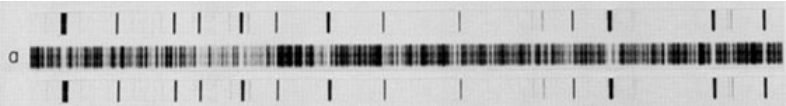
#> input picture project/test_case.png, 786 x 106 px
$ python Main.py   (Python 2 division)   (older library calls are emulated)
#> lines starting #> are read from the running program, lines starting #| are printed output that depends on the picture; after the words box and inside, x2 and y2 are one past the last pixel; in counts of white or black regions, pixels touching at a corner belong together
import numpy as np
import cv2
import math
import matplotlib.pyplot as plt

################################ FILTRAR PUNTOS ################################

errorPixels = 6
outputDirectory = "./output/"

def leftMost(cnt):
	return tuple(cnt[cnt[:,:,0].argmin()][0])

def rightMost(cnt):
	return tuple(cnt[cnt[:,:,0].argmax()][0])

def topMost(cnt):
	return tuple(cnt[cnt[:,:,1].argmin()][0])

def bottomMost(cnt):
	return tuple(cnt[cnt[:,:,1].argmax()][0])

def getLines(img):
	cnt = getContours(img)
	# cv2.drawContours(img, cnt, -1, (0,255,0), 2) # To draw all the contours in an image (-1)
	# cv2.drawContours(img, contours, 3, (0,255,0), 3) # To draw an individual contour, say 4th contour
	# cnt = contours[4] # But most of the time, below method will be useful
	# cv2.drawContours(img, [cnt], 0, (0,255,0), 3)
	processPoints(cnt, img)

def processPoints(cnt, img):
	filteredBottomMostPoints, botLine, bPoint1, bPoint2 = bottomPointsProcess(cnt, img)
	filteredTopMostPoints, topLine, tPoint1, tPoint2 = topPointsProcess(cnt, img)
	leftMostPoint = leftPointsProcess(cnt, img, filteredBottomMostPoints[0], filteredTopMostPoints[0])
	rightMostPoint = rightPointsProcess(cnt, img, filteredBottomMostPoints[len(filteredBottomMostPoints)-1], filteredTopMostPoints[len(filteredTopMostPoints)-1])

	[vx,vy,x,y] = topLine

	# Obteniendo la linea izquierda
	# X = (Y-Y0)* -(1/M)+ X0 recta inversa
	topX = int(((			 -leftMostPoint[1])*vy/-vx) + leftMostPoint[0])
	botX = int(((img.shape[0]-1-leftMostPoint[1])*vy/-vx) + leftMostPoint[0])
	lPoint1 = (botX, img.shape[0]-1)
	lPoint2 = (topX,0)

	# Obteniendo la linea derecha
	# X = (Y-Y0)* -(1/M)+ X0 recta inversa
	topX = int(((			 -rightMostPoint[1])*vy/-vx) + rightMostPoint[0])
	botX = int(((img.shape[0]-1-rightMostPoint[1])*vy/-vx) + rightMostPoint[0])
	rPoint1 = (botX, img.shape[0]-1)
	rPoint2 = (topX,0)

	inP1 = line_intersection(tPoint1, tPoint2, lPoint1, lPoint2) #TOP LEFT
	inP2 = line_intersection(bPoint1, bPoint2, lPoint1, lPoint2) #BOT LEFT
	inP3 = line_intersection(tPoint1, tPoint2, rPoint1, rPoint2) #TOP RIGHT
	inP4 = line_intersection(bPoint1, bPoint2, rPoint1, rPoint2) #BOT RIGHT

	##CALCULANDO LA IMAGEN TRANSFORMADA
	outP1 = inP1			   # TOP LEFT
	outP2 = [inP1[0], inP2[1]] # BOT LEFT
	outP3 = [inP3[0], inP1[1]] # TOP RIGHT

	dest = get_transformed_img(img, list(inP1), list(inP2), list(inP3), outP1, outP2, outP3)
	cnt = getContours(dest)
	generate_graph(dest, outP1[0], outP3[0], outP1[1], outP2[1], "graph_mid_pattern.png")

	minYFirstPattern = topPointsProcessFirstPattern(1, cnt, dest)
	maxYFirstPattern = botPointsProcessFirstPattern(outP1[1] ,cnt, dest)
	generate_graph(dest, outP1[0], outP3[0], minYFirstPattern, maxYFirstPattern, "gaph_top_pattern.png")

	minYSecondPattern = topPointsProcessSecondPattern(outP2[1] ,cnt, dest)
	maxYSecondPattern = botPointsProcessSecondPattern(outP2[1] ,cnt, dest)
	generate_graph(dest, outP1[0], outP3[0], minYSecondPattern, maxYSecondPattern, "gaph_bot_pattern.png")

	saveImage("transformed_image.png", dest) # save image
	# Finally draw the line in the original image
	cv2.line(img, bPoint1, bPoint2, 255, 1)
	cv2.line(img, tPoint1, tPoint2, 255, 1)
	cv2.line(img, lPoint1, lPoint2, 255, 1)
	cv2.line(img, rPoint1, rPoint2, 255, 1)

##### CODIGO DUPLICADO

def topPointsProcessFirstPattern(yCoordRef, cnt, img):
	tmpMinY = len(img)
	tmpMinX = 0
	for contour in cnt:
		xtmp, ytmp = topMostPoint = topMost(contour)
		if yCoordRef<ytmp and ytmp==min(tmpMinY, ytmp):
			tmpMinY = min(tmpMinY, ytmp)
			tmpMinX = xtmp
	cv2.circle(img, (tmpMinX, tmpMinY), 1, 250)
	return tmpMinY

def topPointsProcessSecondPattern(yCoordRef, cnt, img):
	tmpMinY = len(img)
	tmpMinX = 0
	for contour in cnt:
		xtmp, ytmp = botMostPoint = topMost(contour)
		if yCoordRef<ytmp and ytmp==min(tmpMinY, ytmp):
			tmpMinY = min(tmpMinY, ytmp)
			tmpMinX = xtmp
	# print tmpMinX, tmpMinY
	cv2.circle(img, (tmpMinX, tmpMinY), 1, 250)
	return tmpMinY

def botPointsProcessFirstPattern(yCoordRef, cnt, img):
	tmpMaxY = 0
	tmpMaxX = 0
	for contour in cnt:
		xtmp, ytmp = botMostPoint = bottomMost(contour)
		if yCoordRef>ytmp and ytmp==max(tmpMaxY, ytmp):
			tmpMaxY = max(tmpMaxY, ytmp)
			tmpMaxX = xtmp
	cv2.circle(img, (tmpMaxX, tmpMaxY), 1, 250)
	return tmpMaxY

def botPointsProcessSecondPattern(yCoordRef, cnt, img):
	tmpMinY = len(img)
	tmpMinX = 0
	for contour in cnt:
		xtmp, ytmp = botMostPoint = bottomMost(contour)
		if yCoordRef+errorPixels<ytmp and ytmp==min(tmpMinY, ytmp):
			tmpMinY = min(tmpMinY, ytmp)
			tmpMinX = xtmp
	cv2.circle(img, (tmpMinX, tmpMinY), 1, 250)
	return tmpMinY

def generate_graph(img, xStart, xEnd, yStart, yEnd, name):
	avgGreyScale = []
	for x in range(xStart,xEnd):
		avg = 0
		for y in range(yStart, yEnd-1):
			avg = avg + img[y][x]
		avg = avg/abs(yEnd-yStart)
		avgGreyScale.append(255-avg)
	# avgGreyScale = avgGreyScale[::-1]
	figurePlot = plt.figure()
	graphPlot = figurePlot.add_subplot(111)
	graphPlot.plot(avgGreyScale)
	figurePlot.savefig(outputDirectory+name)

def get_transformed_img(img, inP1, inP2, inP3, outP1, outP2, outP3):
	pts1 = np.float32([inP1,  inP2,  inP3])
	pts2 = np.float32([outP1, outP2, outP3])
	M = cv2.getAffineTransform(pts1,pts2)
	rows, cols = img.shape
	dest =  cv2.warpAffine(img,M,(cols,rows))
	return dest

#### Interseccion de Segmentos
def line_intersection(point1, point2, point3, point4):
    xdiff = (point1[0] - point2[0], point3[0] - point4[0])
    ydiff = (point1[1] - point2[1], point3[1] - point4[1]) #Typo was here

    def det(pA, pB):
        return pA[0] * pB[1] - pA[1] * pB[0]

    div = det(xdiff, ydiff)
    if div == 0:
       raise Exception('lines do not intersect')

    d = (det(point1, point2), det(point3, point4))
    x = det(d, xdiff) / div
    y = det(d, ydiff) / div
    return x, y


#### Filtrado de puntos para la transformacion
def rightPointsProcess(cnt, img, pointBot, pointTop):
	filteredRightMostPoints = []
	rightPointReturn = 0
	for contour in cnt[1:]:
		rightMostPoint = rightMost(contour)
		filteredRightMostPoints.append(rightMostPoint)

	filteredRightMostPoints = sorted(filteredRightMostPoints, key=lambda point: point[0], reverse=True)

	shortestDistanceTop = math.sqrt(math.pow(pointTop[0]-filteredRightMostPoints[0][0], 2)+math.pow(pointTop[1]-filteredRightMostPoints[0][1], 2))
	shortestDistanceBot = math.sqrt(math.pow(pointBot[0]-filteredRightMostPoints[0][0], 2)+math.pow(pointBot[1]-filteredRightMostPoints[0][1], 2))

	for pointEvaluated in filteredRightMostPoints[1:]:
		shortestDistanceTopTmp = math.sqrt(math.pow(pointTop[0]-pointEvaluated[0], 2)+math.pow(pointTop[1]-pointEvaluated[1], 2))
		shortestDistanceBotTmp = math.sqrt(math.pow(pointBot[0]-pointEvaluated[0], 2)+math.pow(pointBot[1]-pointEvaluated[1], 2))

		if shortestDistanceTopTmp<shortestDistanceTop and shortestDistanceBotTmp<shortestDistanceBot:
			shortestDistanceTop = shortestDistanceTopTmp
			shortestDistanceBot = shortestDistanceBotTmp
			rightPointReturn = pointEvaluated
		else:
			break
	# [6 lines of commented-out code are left out]

	return rightPointReturn

def leftPointsProcess(cnt, img, pointBot, pointTop):
	filteredLeftMostPoints = []
	for contour in cnt[1:]:
		leftMostPoint = leftMost(contour)
		filteredLeftMostPoints.append(leftMostPoint)

	filteredLeftMostPoints = sorted(filteredLeftMostPoints, key=lambda point: point[0])
	leftPointReturn = filteredLeftMostPoints[0]


	shortestDistanceTop = math.sqrt(math.pow(pointTop[0]-filteredLeftMostPoints[0][0], 2)+math.pow(pointTop[1]-filteredLeftMostPoints[0][1], 2))
	shortestDistanceBot = math.sqrt(math.pow(pointBot[0]-filteredLeftMostPoints[0][0], 2)+math.pow(pointBot[1]-filteredLeftMostPoints[0][1], 2))

	for pointEvaluated in filteredLeftMostPoints[1:]:
		shortestDistanceTopTmp = math.sqrt(math.pow(pointTop[0]-pointEvaluated[0], 2)+math.pow(pointTop[1]-pointEvaluated[1], 2))
		shortestDistanceBotTmp = math.sqrt(math.pow(pointBot[0]-pointEvaluated[0], 2)+math.pow(pointBot[1]-pointEvaluated[1], 2))

		if shortestDistanceTopTmp<shortestDistanceTop and shortestDistanceBotTmp<shortestDistanceBot:
			shortestDistanceTop = shortestDistanceTopTmp
			shortestDistanceBot = shortestDistanceBotTmp
			leftPointReturn = pointEvaluated
		else:
			break
	# [6 lines of commented-out code are left out]

	return leftPointReturn

def topPointsProcess(cnt, img):
	imageMiddle = len(img)/2
	filteredTopMostPoints = []
	tmpMinY = len(img)

	for contour in cnt[1:]:
		xtmp, ytmp = topMostPoint = topMost(contour)
		if ytmp<imageMiddle and (abs(ytmp) > abs(ytmp-imageMiddle)) :
			filteredTopMostPoints.append(topMostPoint)
			tmpMinY = min(tmpMinY, ytmp)

	filteredTopMostPoints = sorted(filteredTopMostPoints, key=lambda point: point[0])
	filteredTopMostPoints = [list(point) for point in filteredTopMostPoints if (abs(point[1]-tmpMinY)<abs(imageMiddle-point[1])) and abs(point[1]-tmpMinY)<errorPixels]

	[vx,vy,x,y] = cv2.fitLine(np.float32(filteredTopMostPoints),cv2.cv.CV_DIST_L12,0,0.01,0.01)
	# Now find two extreme points on the line to draw line

	lefty = int((-x*vy/vx) + y)
	righty = int(((img.shape[1]-x)*vy/vx)+y)

	# [14 lines of commented-out code are left out]

	return filteredTopMostPoints, [vx,vy,x,y], (img.shape[1]-1,righty), (0,lefty)

def bottomPointsProcess(cnt, img):
	imageMiddle = len(img)/2
	filteredBottomMostPoints = []
	bmpMaxY = 0

	for contour in cnt[1:]:
		xbmp, ybmp = bottomMostPoint = bottomMost(contour)
		if ybmp>imageMiddle and (len(img)-ybmp > ybmp-imageMiddle) :
			filteredBottomMostPoints.append(bottomMostPoint)
			bmpMaxY = max(bmpMaxY, ybmp)

	filteredBottomMostPoints = [list(point) for point in filteredBottomMostPoints if (abs(point[1]-bmpMaxY)<abs(imageMiddle-point[1])) and abs(point[1]-bmpMaxY)<errorPixels]
	filteredBottomMostPoints = sorted(filteredBottomMostPoints, key=lambda point: point[0])

	[vx,vy,x,y] = cv2.fitLine(np.float32(filteredBottomMostPoints),cv2.cv.CV_DIST_L12,0,0.01,0.01)
	# Now find two extreme points on the line to draw line
	lefty = int((-x*vy/vx) + y)
	righty = int(((img.shape[1]-x)*vy/vx)+y)

	# [7 lines of commented-out code are left out]

	return filteredBottomMostPoints, [vx,vy,x,y], (img.shape[1]-1,righty), (0,lefty)

#########################


def getContours(img):
	# imgGray = cv2.cvtColor(img, cv2.COLOR_RGB2GRAY)
	# ret, thresh = cv2.threshold(imgGray, 127, 255, cv2.THRESH_BINARY)
	ret, thresh = cv2.threshold(img, 127, 255, cv2.THRESH_BINARY)
	saveImage('black_and_white_image.png', thresh)
	contours, hierarchy = cv2.findContours(thresh, cv2.RETR_LIST, cv2.CHAIN_APPROX_NONE)
	return contours

def saveImage(name, img):
	cv2.imwrite(outputDirectory+name, img)
	# print "Saved %s at %s" % (name, outputDirectory+name)

################################     MAIN     ################################


img = cv2.imread("test_case.png", cv2.CV_LOAD_IMAGE_GRAYSCALE) # open image in grayscale format
#> img is the input picture: shape (106, 786); min 0, max 255, mean 188.5

# img = cv2.imread('samples/Imagen_E5356.tif',-1)

getLines(img)
#> in getContours, `ret, thresh = cv2.threshold(img, 127, 255, cv2.THRESH_BINARY)`:
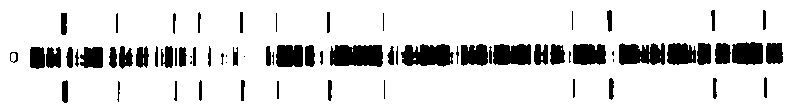
#> thresh: shape (106, 786); 85.5% white; 71 black regions (14 under 20 px)
#> in getContours, `contours, hierarchy = cv2.findContours(thresh, cv2.RETR_LIST, cv2.CHAI..`: contours = 85 contours, 20 with area under 20; largest, box (x1, y1, x2, y2) and area: (0, 0, 786, 106) 82425, (329, 44, 384, 68) 1122, (400, 43, 455, 68) 1018, (618, 42, 666, 66) 919, (492, 43, 532, 66) 788
#> in getLines, `cnt = getContours(img)`: cnt has the same summary as contours in getContours
#> in bottomPointsProcess, `imageMiddle = len(img)/2`: imageMiddle = 53
#> the loop in bottomPointsProcess, `for contour in cnt[1:]:` made 84 passes
#> (contour, xbmp, ybmp, bmpMaxY) on passes 12, 15, 20, 22, 24: ([[225, 62], [226, 61], [227, 62], [226, 63]], 226, 63, 63), ([[125, 60], [125, 61]], 125, 61, 64), ([[640, 57], [640, 58]], 640, 58, 64), ([[660, 56], [660, 57]], 660, 57, 64), ([[243, 56], [244, 55], [245, 56], [244, 57]], 244, 57, 64)
#> (xbmp, ybmp, bmpMaxY) on passes 13, 14, 16, 17, 18, 19: (191, 64, 64), (12, 62, 64), (613, 62, 64), (413, 59, 64), (333, 58, 64), (143, 62, 64)
#> after the loop in bottomPointsProcess, `for contour in cnt[1:]:`: filteredBottomMostPoints = 58 pairs, first value 12 to 779, second value 56 to 69
#> in bottomPointsProcess, `filteredBottomMostPoints = [list(point) for point in filteredBottomMos..`: filteredBottomMostPoints = 39 pairs, first value 38 to 779, second value 64 to 69
#> in bottomPointsProcess, `[vx,vy,x,y] = cv2.fitLine(np.float32(filteredBottomMostPoints),cv2.cv...`: vx = [1]; vy = [-0.00504]; x = [354.3]; y = [66.14]
#> in bottomPointsProcess, `lefty = int((-x*vy/vx) + y)`: lefty = 67
#> in bottomPointsProcess, `righty = int(((img.shape[1]-x)*vy/vx)+y)`: righty = 63
#> in processPoints, `filteredBottomMostPoints, botLine, bPoint1, bPoint2 = bottomPointsProc..`: botLine = [[1], [-0.00504], [354.3], [66.14]]; bPoint1 = (785, 63); bPoint2 = (0, 67)
#> in topPointsProcess, `tmpMinY = len(img)`: tmpMinY = 106
#> the loop in topPointsProcess, `for contour in cnt[1:]:` made 84 passes
#> (contour, xtmp, ytmp, tmpMinY) on passes 35, 37: ([[352, 49], [352, 50], [352, 51], [352, 50]], 352, 49, 49), ([[561, 48], [561, 49]], 561, 48, 48)
#> (xtmp, ytmp, tmpMinY) on passes 29 to 34: (222, 52, 52), (273, 51, 51), (11, 51, 51), (613, 50, 50), (569, 50, 50), (321, 50, 50)
#> after the loop in topPointsProcess, `for contour in cnt[1:]:`: filteredTopMostPoints = 43 pairs, first value 11 to 767, second value 41 to 52
#> in topPointsProcess, `filteredTopMostPoints = [list(point) for point in filteredTopMostPoint..`: filteredTopMostPoints = 33 pairs, first value 31 to 767, second value 41 to 46
#> in topPointsProcess, `[vx,vy,x,y] = cv2.fitLine(np.float32(filteredTopMostPoints),cv2.cv.CV_..`: vx = [1]; vy = [-0.00609]; x = [329.4]; y = [44.3]
#> in topPointsProcess, `lefty = int((-x*vy/vx) + y)`: lefty = 46
#> in topPointsProcess, `righty = int(((img.shape[1]-x)*vy/vx)+y)`: righty = 41
#> in processPoints, `filteredTopMostPoints, topLine, tPoint1, tPoint2 = topPointsProcess(cn..`: topLine = [[1], [-0.00609], [329.4], [44.3]]; tPoint1 = (785, 41); tPoint2 = (0, 46)
#> the loop in leftPointsProcess, `for contour in cnt[1:]:` made 84 passes
#> leftMostPoint on passes 1, 2, 3, 4, 5, 6, 7, 8, 9, 10, 11, 13: (173, 99), (116, 99), (383, 80), (327, 80), (240, 80), (198, 99), (61, 100), (572, 79), (712, 78), (608, 98), (763, 96), (189, 63)
#> contour on passes 12, 15, 20, 22, 24, 35: [[225, 62], [226, 61], [227, 62], [226, 63]], [[125, 60], [125, 61]], [[640, 57], [640, 58]], [[660, 56], [660, 57]], [[243, 56], [244, 55], [245, 56], [244, 57]], [[352, 49], [352, 50], [352, 51], [352, 50]]
#> after the loop in leftPointsProcess, `for contour in cnt[1:]:`: filteredLeftMostPoints = 84 pairs, first value 0 to 765, second value 0 to 100
#> in leftPointsProcess, `leftPointReturn = filteredLeftMostPoints[0]`: leftPointReturn = (0, 0)
#> in leftPointsProcess, `shortestDistanceTop = math.sqrt(math.pow(pointTop[0]-filteredLeftMostP..`: shortestDistanceTop = 55.47
#> in leftPointsProcess, `shortestDistanceBot = math.sqrt(math.pow(pointBot[0]-filteredLeftMostP..`: shortestDistanceBot = 78.77
#> the loop in leftPointsProcess, `for pointEvaluated in filteredLeftMostPoints[1:]:` made 4 passes
#> (shortestDistanceTopTmp, shortestDistanceBotTmp, shortestDistanceTop, shortestDistanceBot, leftPointReturn) on passes 1 to 3: (26.08, 30.36, 26.08, 30.36, (9, 60)), (25.81, 29.12, 25.81, 29.12, (10, 61)), (20.1, 9.49, 20.1, 9.49, (29, 66))
#> (pointEvaluated, shortestDistanceTopTmp, shortestDistanceBotTmp) on pass 4: ((45, 65), 23.6, 8.06)
#> after the loop in leftPointsProcess, `for pointEvaluated in filteredLeftMostPoints[1:]:`: shortestDistanceBot = 9.49; shortestDistanceTop = 20.1
#> in processPoints, `leftMostPoint = leftPointsProcess(cnt, img, filteredBottomMostPoints[0..`: leftMostPoint = (29, 66)
#> the loop in rightPointsProcess, `for contour in cnt[1:]:` made 84 passes
#> rightMostPoint on passes 1, 2, 3, 4, 5, 6, 7, 8, 9, 10, 11, 13: (177, 81), (120, 82), (385, 80), (332, 81), (245, 81), (202, 81), (68, 81), (575, 79), (717, 79), (614, 81), (767, 78), (192, 61)
#> after the loop in rightPointsProcess, `for contour in cnt[1:]:`: filteredRightMostPoints = 84 pairs, first value 13 to 785, second value 10 to 105
#> in rightPointsProcess, `shortestDistanceTop = math.sqrt(math.pow(pointTop[0]-filteredRightMost..`: shortestDistanceTop = 65.52
#> in rightPointsProcess, `shortestDistanceBot = math.sqrt(math.pow(pointBot[0]-filteredRightMost..`: shortestDistanceBot = 41.44
#> the loop in rightPointsProcess, `for pointEvaluated in filteredRightMostPoints[1:]:` made 2 passes
#> (shortestDistanceTopTmp, shortestDistanceBotTmp, shortestDistanceTop, shortestDistanceBot, rightPointReturn) on pass 1: (18.87, 12.65, 18.87, 12.65, (783, 52))
#> (pointEvaluated, shortestDistanceTopTmp, shortestDistanceBotTmp) on pass 2: ((767, 78), 36, 18.44)
#> after the loop in rightPointsProcess, `for pointEvaluated in filteredRightMostPoints[1:]:`: shortestDistanceBot = 12.65; shortestDistanceTop = 18.87
#> in processPoints, `rightMostPoint = rightPointsProcess(cnt, img, filteredBottomMostPoints..`: rightMostPoint = (783, 52)
#> in processPoints, `[vx,vy,x,y] = topLine`: vx = [1]; vy = [-0.00609]; x = [329.4]; y = [44.3]
#> in processPoints, `topX = int(((			 -leftMostPoint[1])*vy/-vx) + leftMostPoint[0])`: topX = 28
#> in processPoints, `botX = int(((img.shape[0]-1-leftMostPoint[1])*vy/-vx) + leftMostPoint[..`: botX = 29
#> in processPoints, `lPoint1 = (botX, img.shape[0]-1)`: lPoint1 = (29, 105)
#> in processPoints, `lPoint2 = (topX,0)`: lPoint2 = (28, 0)
#> in processPoints, `topX = int(((			 -rightMostPoint[1])*vy/-vx) + rightMostPoint[0])`: topX = 782
#> in processPoints, `botX = int(((img.shape[0]-1-rightMostPoint[1])*vy/-vx) + rightMostPoin..`: botX = 783
#> in processPoints, `rPoint1 = (botX, img.shape[0]-1)`: rPoint1 = (783, 105)
#> in get_transformed_img, `dest =  cv2.warpAffine(img,M,(cols,rows))`:
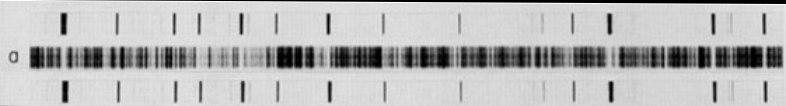
#> dest: shape (106, 786); min 0, max 255, mean 184.6
#> in getContours (call 2), `ret, thresh = cv2.threshold(img, 127, 255, cv2.THRESH_BINARY)`:
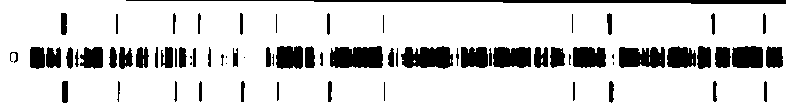
#> thresh: shape (106, 786); 83.7% white; 72 black regions (14 under 20 px), largest, box (x1, y1, x2, y2) and area: (126, 0, 786, 4) 1510, (330, 46, 383, 68) 1041, (401, 46, 453, 69) 927
#> in generate_graph, `figurePlot.savefig(outputDirectory+name)`:
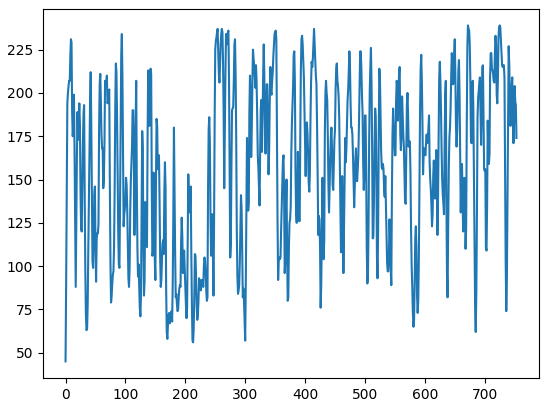
#> figure drawn by matplotlib, 1 panel; curve peaks at x = 672, y = 239
#> the loop in topPointsProcessFirstPattern, `for contour in cnt:` made 84 passes
#> contour on passes 13, 17, 18, 19, 20, 21, 27, 36: [[225, 63], [226, 62], [227, 63], [226, 64]], [[660, 60]], [[640, 60], [640, 61]], [[414, 60], [413, 61], [414, 62], [415, 61]], [[333, 60]], [[125, 60], [125, 61], [125, 62], [125, 61]], [[243, 57], [244, 56], [245, 57], [244, 58]], [[561, 51]]
#> in topPointsProcessFirstPattern, `cv2.circle(img, (tmpMinX, tmpMinY), 1, 250)`: img: shape (106, 786); under 0.01% of pixels changed, all inside (x1, y1, x2, y2) = (60, 11, 63, 14)
#> the loop in botPointsProcessFirstPattern, `for contour in cnt:` made 84 passes
#> in botPointsProcessFirstPattern, `cv2.circle(img, (tmpMaxX, tmpMaxY), 1, 250)`: img: shape (106, 786); min 0, max 255, mean 184.6
#> call 2 of generate_graph, with xStart = 28, xEnd = 782, yStart = 12, yEnd = 35, name = 'gaph_top_pattern.png'
#> in generate_graph (call 2), `figurePlot.savefig(outputDirectory+name)`:
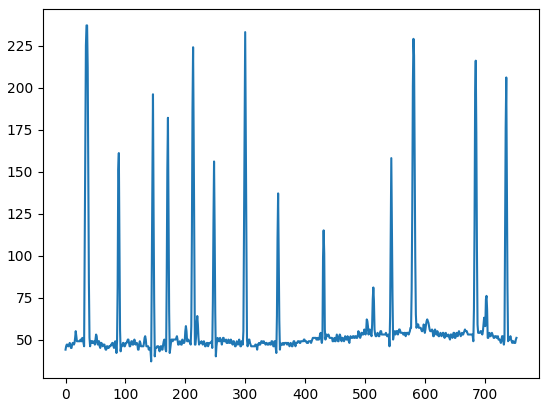
#> figure drawn by matplotlib, 1 panel; curve peaks at x = 35, y = 237
#> the loop in topPointsProcessSecondPattern, `for contour in cnt:` made 84 passes
#> in topPointsProcessSecondPattern, `cv2.circle(img, (tmpMinX, tmpMinY), 1, 250)`: img: shape (106, 786); min 0, max 255, mean 184.6
#> the loop in botPointsProcessSecondPattern, `for contour in cnt:` made 84 passes
#> in botPointsProcessSecondPattern, `cv2.circle(img, (tmpMinX, tmpMinY), 1, 250)`: img: shape (106, 786); min 0, max 255, mean 184.6
#> call 3 of generate_graph, with xStart = 28, xEnd = 782, yStart = 80, yEnd = 101, name = 'gaph_bot_pattern.png'
#> in generate_graph (call 3), `figurePlot.savefig(outputDirectory+name)`:
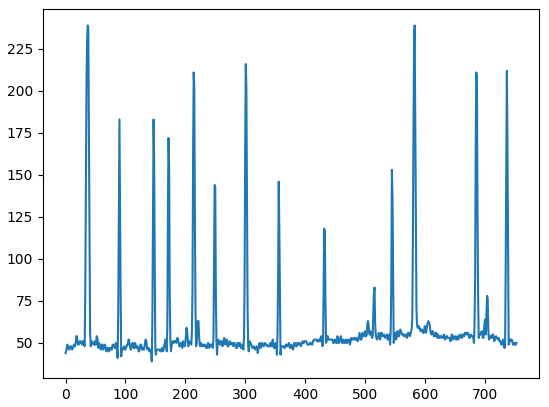
#> figure drawn by matplotlib, 1 panel; curve peaks at x = 37, y = 239
#> in processPoints, `cv2.line(img, tPoint1, tPoint2, 255, 1)`:
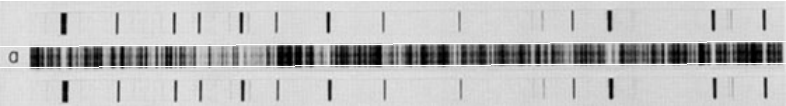
#> img: shape (106, 786); min 0, max 255, mean 190.1
#> in processPoints, `cv2.line(img, lPoint1, lPoint2, 255, 1)`: img: shape (106, 786); 0.12% of pixels changed, all inside (x1, y1, x2, y2) = (28, 1, 30, 106)
#> in processPoints, `cv2.line(img, rPoint1, rPoint2, 255, 1)`: img: shape (106, 786); min 0, max 255, mean 190.2

saveImage("output_after_process_limits.png", img) # save image
